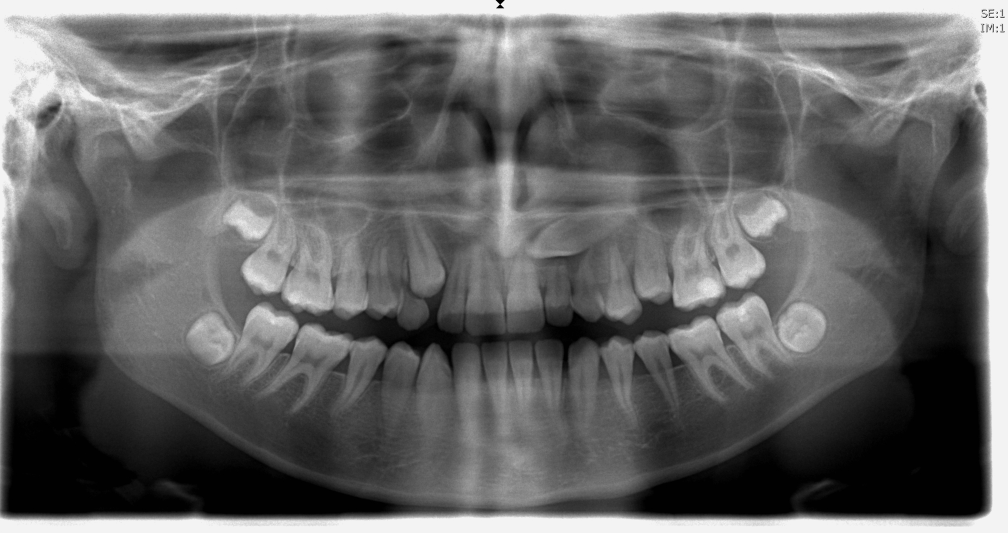
#> input picture _Data/Radiographs/01.tif, 3023 x 1597 px (shown at 1/3 size); its folder holds 4 pictures in this run
$ python ActiveFitContour.py   (older library calls are emulated)
#> lines starting #> are read from the running program, lines starting #| are printed output that depends on the picture
### FileManager.py

# coding: utf-8

# In[3]:


import os
import glob
import cv2
import matplotlib.pyplot as plt
from scipy.spatial import procrustes
import numpy as np
import Image_preperation as prep

def pre_pocess(img):
    median = prep.median_filter(img)
    contrast = prep.contrast_stretching(median)
    return contrast

# [4 lines left out: function resolution_scale, not called in this run]

def resolution_scale_points(points, scale):
    return np.around(points*scale)

# [6 lines left out: function resolution_downscale_img, not called in this run]

def load_radiograph():
    radiographs = load_radiographs()
    radiograph = radiographs[0]
    return radiograph

def load_tooth(i):
    init = np.load("initial_position.npy")
    return init[0,i,:,:]/0.3

# [6 lines left out: function load_tooth_of_piece, not called in this run]

def load_img_piece():
    img = load_radiograph()
    new_img = pre_pocess(img)
    return new_img[700:1300,1200:1800]

# [5 lines left out: function show_with_points, not called in this run]


def load_files(dir_images):

#> called with dir_images = '_Data\\Radiographs\\*.tif'
    inputList = []

    inputNames = glob.glob(dir_images)

    for inputName in inputNames:

        inputFile = cv2.imread(inputName, 0)
#> inputFile is the input picture: shape (1597, 3023); min 0, max 255, mean 100.6
        inputList.append(inputFile)

    return inputList


# [25 lines left out: functions load_landmarks, load_landmarks_std, not called in this run]

def mean_landmarks(landmarks):
    return np.mean(landmarks,0)

# [58 lines left out: functions procrustes_analysis, total_procrustes_analysis, show, show_tooth_points, show_teeth_points, not called in this run]


def load_radiographs():
    dir_radiographs = "_Data\Radiographs\*.tif"
    return load_files(dir_radiographs)


def load_segmentations():
    dir_segmentations = "_Data\Segmentations\*.png"
    return load_files(dir_segmentations)


# In[5]:


# [17 lines that do not run on import are left out]

### Image_preperation.py

# coding: utf-8

# In[2]:


import cv2
import numpy as np
import math
from scipy import ndimage, signal
import matplotlib.pyplot as plt
import matplotlib
from skimage.color import rgb2gray
from skimage.filters import gaussian
import scipy
from scipy import ndimage

from skimage.util.dtype import dtype_range
from skimage.util import img_as_ubyte
from skimage.morphology import disk
from skimage.filters import rank
from skimage import exposure

from skimage.filters import roberts, sobel, scharr, prewitt
from skimage import feature, img_as_float

import FileManager as fm


# [40 lines left out: functions calc_external_img_active_contour, calc_external_img_active_contour2, sharpening, sharpening2, not called in this run]


def contrast_stretching(img):
    # Contrast stretching
    #p2, p98 = np.percentile(img, (0, 20))
    return exposure.rescale_intensity(img, in_range=(0.05*255, 0.6*255))
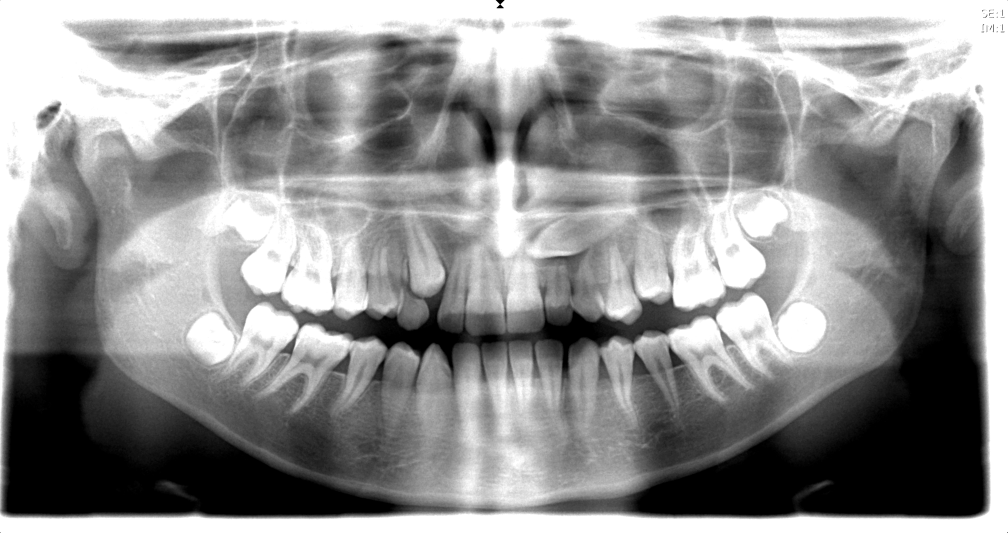
#> returned value: shape (1597, 3023) (shown at 1/3 size); min 0, max 255, mean 144.5

def adaptive_equalization(img):
    # Adaptive Equalization
    return exposure.equalize_adapthist(img, clip_limit = 0.05, nbins = 50)

# [4 lines left out: function local_equalization, not called in this run]

def median_filter(img, size = 3):
    return scipy.signal.medfilt(img, size).astype(np.uint8)

def edge_detection_low(img):

    return roberts(img)

# def edge_detection_high(img):
#     return sobel(img)

def edge_detection_high(img):
     return canny(img)

def canny(img):
    return feature.canny(img, sigma=2)

# [26 lines left out: functions calc_external_img, calc_external_img2, not called in this run]


def pre_processing(img):
    img = radiograph_preprocess(img)
    return radiograph_preprocess2(img)

# [157 lines left out: functions radiograph_preprocess, radiograph_preprocess2, show, plot_img_and_hist, show_different_preperations, show_diff_edge_detectors and 1 more, not called in this run]


# In[6]:


# [15 lines that do not run on import are left out]


# In[39]:

### ActiveFitContour.py

# coding: utf-8

# In[ ]:


import numpy as np
import matplotlib.pyplot as plt
from skimage.color import rgb2gray
from skimage.filters import gaussian
import scipy
import cv2
from scipy import ndimage
import Image_preperation as prep
import FitFunction as fit
import FileManager as fm
import Image_preperation as prep

# [13 lines left out: function calc_mean, not called in this run]


def calc_internal2(p1,p2,mean_points):
    return np.sum( (p2 - p1)**2 ) / mean_points

def calc_internal(p1,p2,mean_points):
    return scipy.spatial.distance.euclidean(p1,p2) / mean_points

# [124 lines left out: functions calc_external_img2, calc_external_img, calc_external, calc_energy, get_point_state, unpack and 3 more, not called in this run]

def resolution_scale_points(points, scale):
    return np.around(points*scale)

# [43 lines left out: functions resolution_downscale_img, get_angles_of, show_results, show_influence_ext_int, not called in this run]


# In[ ]:


if __name__ == "__main__":

    piece = fm.load_img_piece()
#> in load_img_piece, `return new_img[700:1300,1200:1800]`:
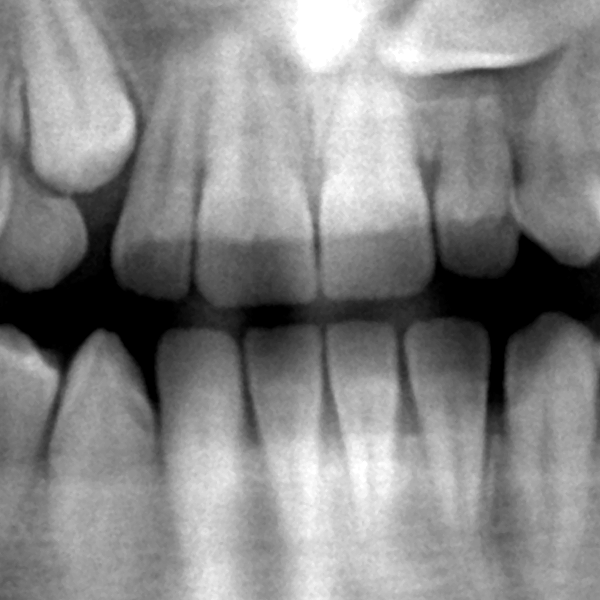
#> returned value: shape (600, 600); min 0, max 255, mean 134.1
#> (the run stopped early here; a loop or call above may not have finished)
